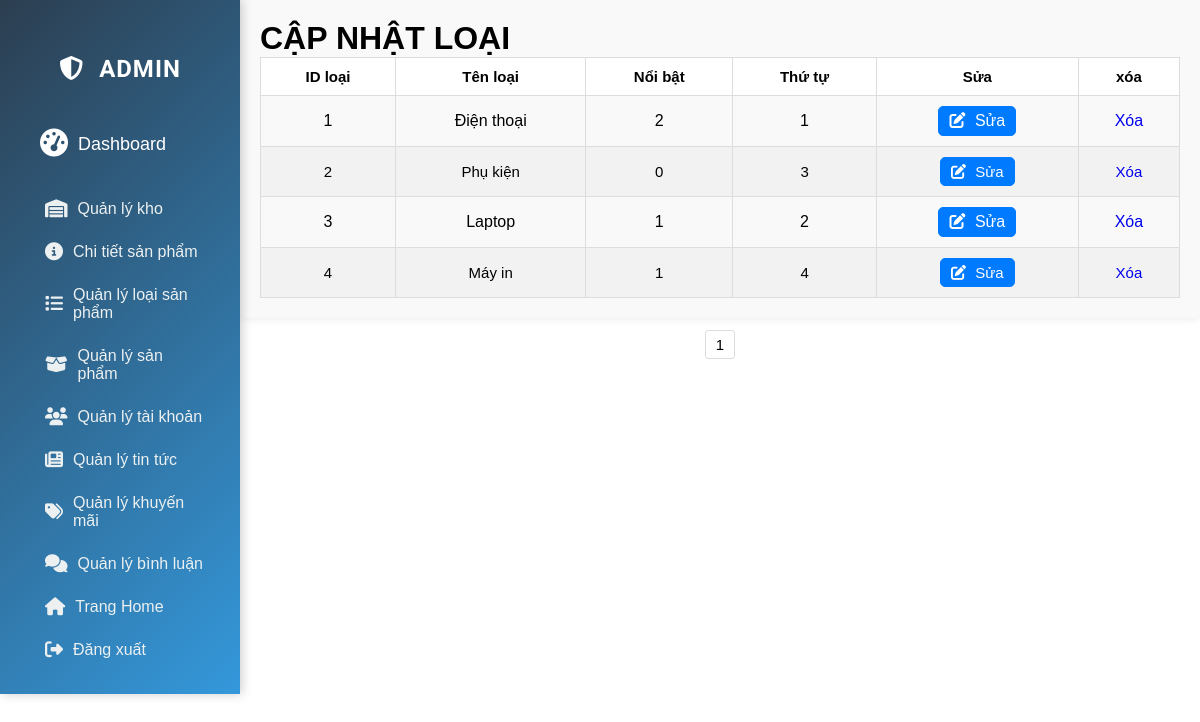
The app's page /admin.php?admincontroller=admin&action=list_Category (signed in) with its own data.
### tables this page shows
CREATE TABLE `loai` (
  `id` int(11) NOT NULL,
  `ten` varchar(500) NOT NULL,
  `noiBat` tinyint(4) NOT NULL,
  `thuTu` int(11) NOT NULL,
  `icon` varchar(255) DEFAULT NULL
);

### src/controllers/baseController.php (called while the page is built, shortened)
<?php
class baseController{
    protected function loadview($viewPath, array $data = []){
        return require(self::VIEW_FOLDER_NAME.'/'.str_replace('.','/',$viewPath).'.php');
    }
}
?>

### src/controllers/adminController.php (called while the page is built, shortened)
<?php
class adminController extends baseController
{
    private $admininModel;
    public function __construct()
    {
        $this->admininModel = new admin();
    }
    public function list_Category()
    {
        $data = [];
        $itemsPerPage = 10;
        $currentPage = isset($_GET['page_number']) ? $_GET['page_number'] : 1;
        $offset = ($currentPage - 1) * $itemsPerPage;
        $listadmincategory = $this->admininModel->get_Inforcategory();
        $data['listadmincategory'] = array_slice($listadmincategory, $offset, $itemsPerPage);
        if ($listadmincategory) {
            $totalProducts = $this->admininModel->count_Category();
            $totalPages = ceil($totalProducts / $itemsPerPage);
            $data['totalPages'] = $totalPages;
        }
        return $this->loadView('admin.list_category', $data);
    }
}

### src/core/database.php (called while the page is built, shortened)
<?php
class database {
    public function connect(){
        $maxRetries = 5;
        $attempt = 0;
        while ($attempt < $maxRetries) {
            $conn = @mysqli_connect(
                self::HOST,
                self::USERNAME,
                self::PASSWORD,
                self::DBNAME
            );
            if ($conn) {
                return $conn;
            }
            $attempt++;
        }
        die("Kết nối DB thất bại sau {$maxRetries} lần: " . mysqli_connect_error());
    }
}
?>

### src/models/adminModel.php (called while the page is built, shortened)
<?php
class admin extends baseModel
{
    function get_Inforcategory()
    {
        $query = "SELECT * FROM loai";
        $result = $this->_query($query);
        $laythongtinloais = array();
        if (mysqli_num_rows($result) > 0) {
            while ($row = mysqli_fetch_assoc($result)) {
                $laythongtinloais[] = $row;
            }
        }
        return $laythongtinloais;
    }
    function count_Category()
    {
        $query = "SELECT COUNT(*) as tongsoloai FROM loai";
        $result = $this->_query($query);
        if (mysqli_num_rows($result) > 0) {
            $row = mysqli_fetch_assoc($result);
            return $row['tongsoloai'];
        } else {
            return 0;
        }
    }
}

### src/models/baseModel.php (called while the page is built)
<?php
class baseModel extends database{
    protected $conn;
    public function __construct()
    {
        $this->conn = $this->connect();
    }
    public function _query($sql){
        return mysqli_query($this->conn,$sql);
    }
}
?>

### src/views/admin/list_category.php (the view, shortened to what this page needs)
<div class="list_category-wrapper">
    <div class="list_category-container">
        <div class="list_category-tittle">
            <h1>CẬP NHẬT LOẠI</h1>
        </div>
        <?php
        if ($listadmincategory) {
            echo '<table class="list_category-bangdulieu">';
            echo '<tr><th>ID loại</th><th>Tên loại</th><th>Nổi bật</th><th>Thứ tự</th><th>Sửa</th><th>xóa</th></tr>';
            foreach ($listadmincategory as $category) {
                echo '<tr>';
                echo '<td>' . $category['id'] . '</td>';
                echo '<td>' . $category['ten'] . '</td>';
                echo '<td>' . $category['noiBat'] . '</td>';
                echo '<td>' . $category['thuTu'] . '</td>';
                echo '<td><a class="edit-btn" href="?admincontroller=admin&action=update_Category&idcategory=' . $category['id'] . '"><i class="fas fa-edit"></i> Sửa</a></td>';
                echo '<td><a class="delete-btn" href="?admincontroller=admin&action=delete_Category&idcategory=' . $category['id'] . '"<i class="fas fa-trash-alt"></i> Xóa</a></td>';
                echo '</tr>';
            }
            echo '</table>';
        }
        ?>
    </div>
    <div class="list_category-pagination">
        <?php
        for ($i = 1; $i <= $totalPages; $i++) {
            echo "<a href='?admincontroller=admin&action=list_Category&page_number=$i'>$i</a> ";
        }
        ?>
    </div>
</div>

### src/views/admin/css/chitietsanpham.css (style rules this page uses)
th, td { padding: 8px; text-align: left; border-bottom: 1px solid #ddd; }
th { background-color: #f2f2f2; }

### src/views/admin/css/gdadmin.css (style rules this page uses)
* { margin: 0; padding: 0; box-sizing: border-box; font-family: Arial, sans-serif; }

### src/views/admin/css/list_category.css (style rules this page uses)
.list_category-container { margin-left: 20%; width: 80%; padding: 20px; background-color: #f9f9f9; border-radius: 5px; box-shadow: 0 0 10px rgba(0, 0, 0, 0.1); }
.list_category-bangdulieu { width: 100%; border-collapse: collapse; }
.list_category-bangdulieu th, .list_category-bangdulieu td { border: 1px solid #ddd; padding: 10px; text-align: left; }
.list_category-bangdulieu th { background-color: #fff; color: #000; font-size: 15px; font-weight: bold; }
.list_category-bangdulieu tr:nth-child(odd) { font-size: 15px; background-color: #f2f2f2; }
.list_category-bangdulieu tr td, .list_category-bangdulieu tr th { text-align: center; }
.list_category-bangdulieu tr td a { text-decoration: none; }
.list_category-bangdulieu tr td a.edit-btn { display: inline-block; padding: 5px 10px; border: 1px solid #007bff; border-radius: 5px; background-color: #007bff; color: #fff; transition: background-color 0.3s ease; }
.list_category-bangdulieu tr td a.edit-btn i { margin-right: 5px; }
.list_category-pagination { padding: 10px; display: flex; justify-content: center; }
.list_category-pagination a { color: black; font-size: 15px; padding: 5px 10px; text-decoration: none; margin: 2px; border: 1px solid #ddd; border-radius: 3px; }

### records on screen
loai: id "1", ten "Điện thoại", noiBat "2", thuTu "1"
loai: id "2", ten "Phụ kiện", noiBat "0", thuTu "3"
loai: id "3", ten "Laptop", noiBat "1", thuTu "2"
loai: id "4", ten "Máy in", noiBat "1", thuTu "4"
